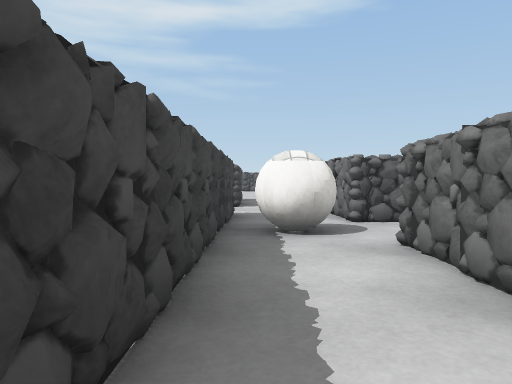
[1] (above)

16 first-person views from a walk through a scene from a Unity 3-D project. The camera is 0.64 m above the floor, tilts 2° down and sees 70° across. The floor is counted in squares, 1 m on a side. Each view is taken from the middle of a square. On the plan, view 1 faces up. The plan holds only what a view shows up to about 10 squares ahead; the rest is blank. The place goes on beyond the plan. The player is left out. Some surface patterns are stand-ins.

[2]
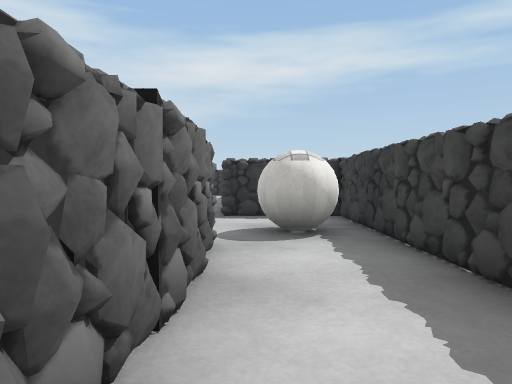

[3]
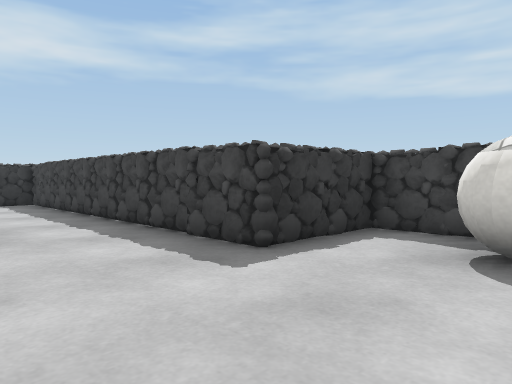

[4]
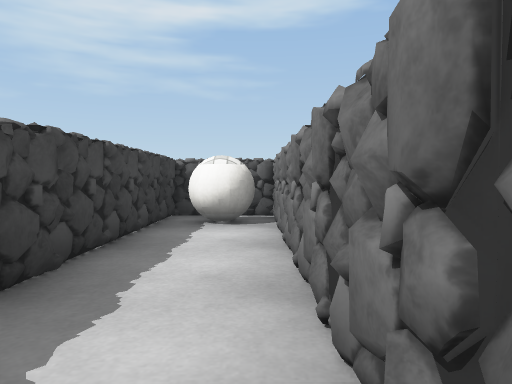

[5]
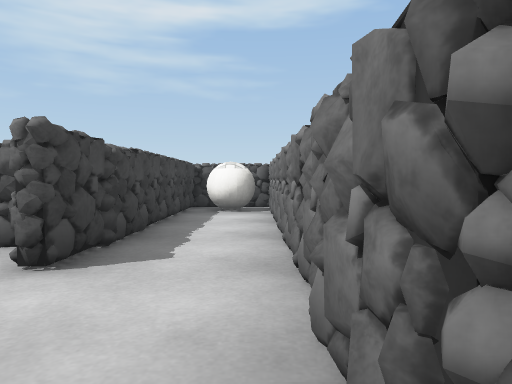

[6]
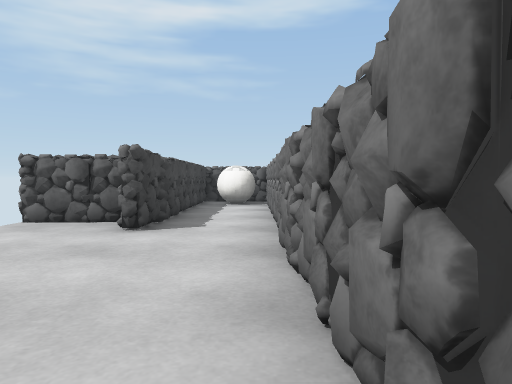

[7]
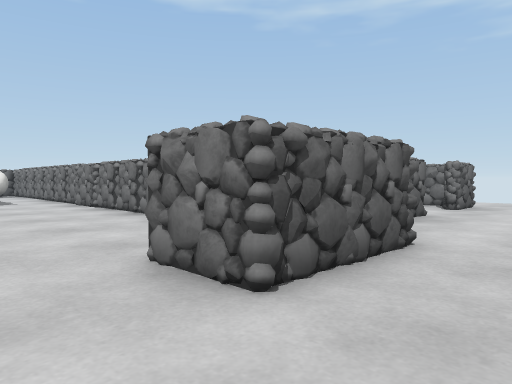

[8]
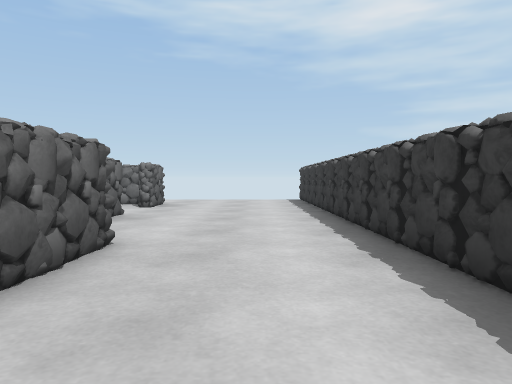

[9]
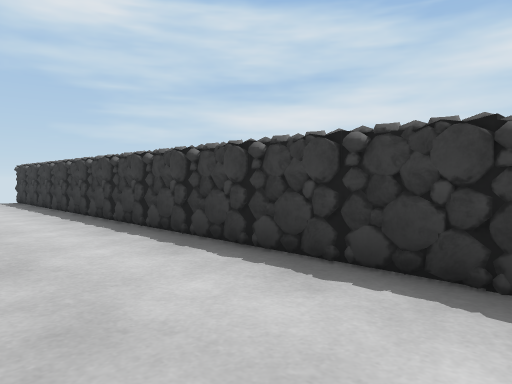

[10]
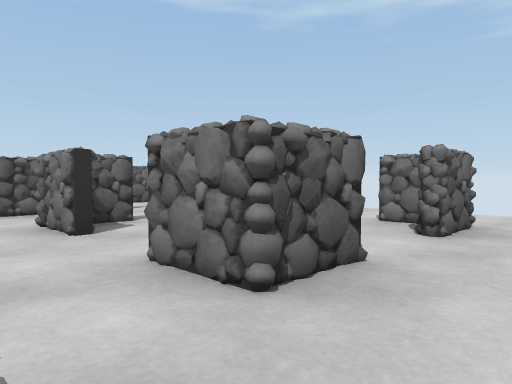

[11]
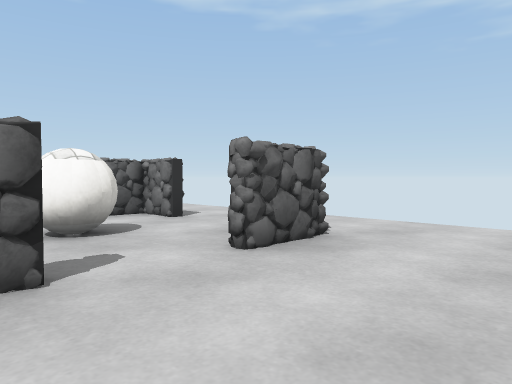

[12]
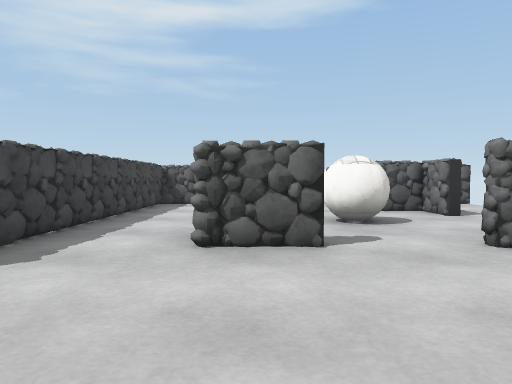

[13]
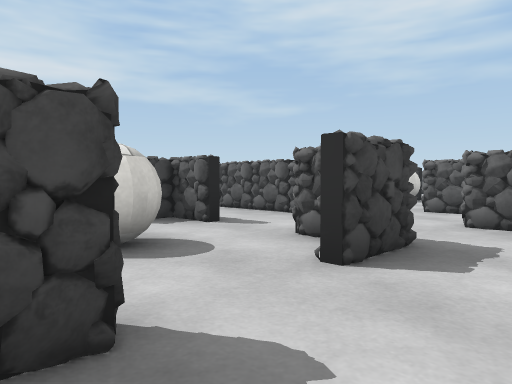

[14]
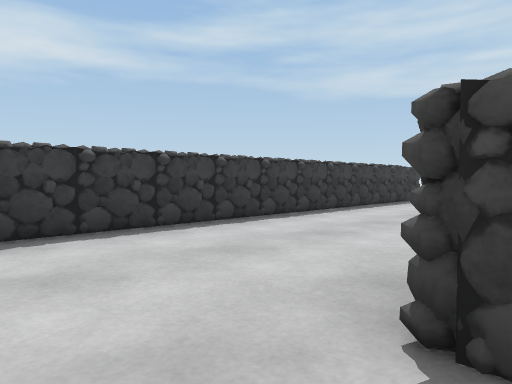

[15]
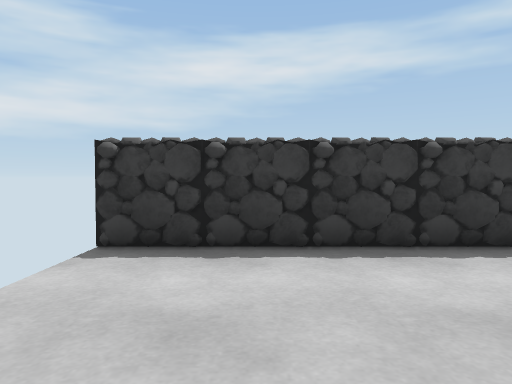

[16]
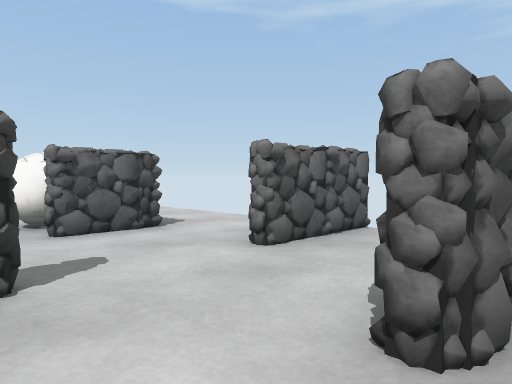

### Floor plan
Key: @ floor where view 1 was taken; # wall or solid block; . floor; B ball.
Columns run from 3 left of view 1 to 10 right of it. Each row starts with its distance up from view 1.
  9   ##
  8    .
  7    ..#
  6   #..#
  5   #...
  4   #B..
  3   #..#
  2   #..#
  1   #..#
  0   #@....
 -1   #B....
 -2   ####..
 -3   #..#..
 -4   #B.#.
 -5   #..#.
 -6   #..#.
 -7 ####.#.    ..
 -8  ..#.#.  B#..
 -9  ....#   ....
-10   ...####..###
-11   ...#.......
-12   ...#....##.
-13   ...#.#...#.
-14   ...#.......
-15   ...#..B....
-16  ....#.#..#..
-17  ..###.......
-18  ............
-19  ............
-20  ............
-21  #############

Where each view was taken, in squares from view 1:
view 1: 0 up, 0 right, facing up
view 2: 4 up, 1 right, facing down
view 3: 0 up, 4 right, facing down-left
view 4: 9 down, 1 right, facing up
view 5: 11 down, 1 right, facing up
view 6: 13 down, 1 right, facing up
view 7: 19 down, 2 left, facing up-right
view 8: 19 down, 2 left, facing right
view 9: 18 down, 2 left, facing down-right
view 10: 18 down, 2 right, facing up-right
view 11: 19 down, 4 right, facing up-right
view 12: 20 down, 4 right, facing up
view 13: 16 down, 9 right, facing up-left
view 14: 16 down, 9 right, facing down-left
view 15: 17 down, 8 right, facing down
view 16: 13 down, 5 right, facing up-right
